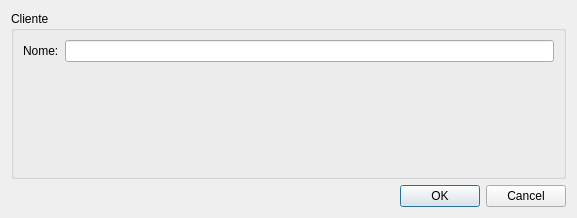
<?xml version="1.0" encoding="UTF-8"?>
<ui version="4.0">
 <class>PagarAddView</class>
 <widget class="QDialog" name="PagarAddView">
  <property name="geometry">
   <rect>
    <x>0</x>
    <y>0</y>
    <width>577</width>
    <height>218</height>
   </rect>
  </property>
  <property name="windowTitle">
   <string>Dialog</string>
  </property>
  <layout class="QVBoxLayout" name="verticalLayout">
   <item>
    <widget class="QGroupBox" name="groupBox">
     <property name="title">
      <string>Cliente</string>
     </property>
     <layout class="QFormLayout" name="formLayout">
      <item row="0" column="0">
       <widget class="QLabel" name="label">
        <property name="text">
         <string>Nome:</string>
        </property>
       </widget>
      </item>
      <item row="0" column="1">
       <widget class="QLineEdit" name="nomeLineEdit"/>
      </item>
     </layout>
    </widget>
   </item>
   <item>
    <widget class="QDialogButtonBox" name="buttonBox">
     <property name="orientation">
      <enum>Qt::Horizontal</enum>
     </property>
     <property name="standardButtons">
      <set>QDialogButtonBox::Cancel|QDialogButtonBox::Ok</set>
     </property>
    </widget>
   </item>
  </layout>
 </widget>
 <resources/>
 <connections>
  <connection>
   <sender>buttonBox</sender>
   <signal>accepted()</signal>
   <receiver>PagarAddView</receiver>
   <slot>accept()</slot>
   <hints>
    <hint type="sourcelabel">
     <x>248</x>
     <y>254</y>
    </hint>
    <hint type="destinationlabel">
     <x>157</x>
     <y>274</y>
    </hint>
   </hints>
  </connection>
  <connection>
   <sender>buttonBox</sender>
   <signal>rejected()</signal>
   <receiver>PagarAddView</receiver>
   <slot>reject()</slot>
   <hints>
    <hint type="sourcelabel">
     <x>316</x>
     <y>260</y>
    </hint>
    <hint type="destinationlabel">
     <x>286</x>
     <y>274</y>
    </hint>
   </hints>
  </connection>
 </connections>
</ui>
